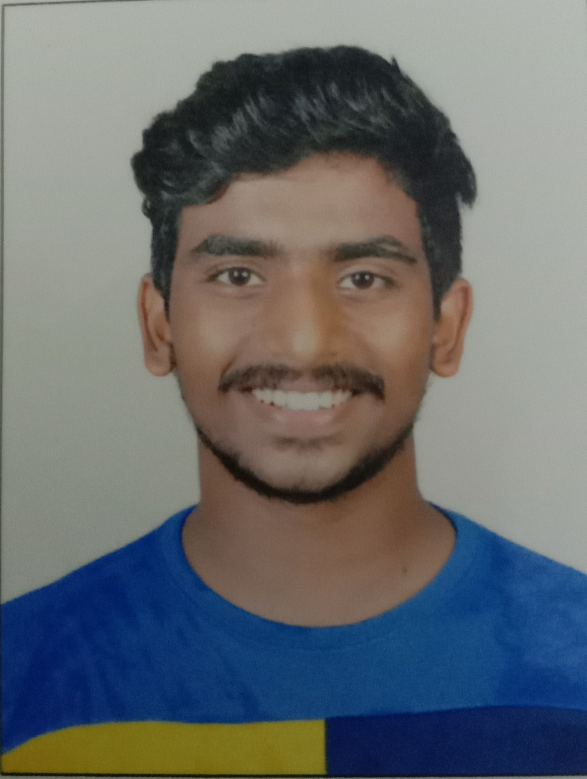
#> input picture sujan1.jpg, 1760 x 2336 px (shown at 1/3 size)
$ python gradients.py   (older library calls are emulated)
#> lines starting #> are read from the running program, lines starting #| are printed output that depends on the picture; after the words box and inside, x2 and y2 are one past the last pixel; in counts of white or black regions, pixels touching at a corner belong together
import cv2
import numpy as np
img= cv2.imread('sujan1.jpg')
#> img is the input picture: shape (2336, 1760, 3); mean B, G, R 110.6, 108.3, 104.5
re= cv2.resize(img,(500,500),interpolation=cv2.INTER_CUBIC)
cv2.imshow("image1",re)

gray=cv2.cvtColor(re,cv2.COLOR_BGR2GRAY)
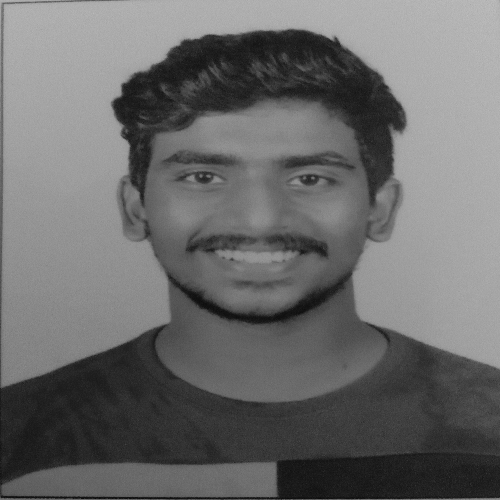
#> gray: shape (500, 500); min 10, max 192, mean 107.4
cv2.imshow("gray",gray)

lap= cv2.Laplacian(gray, cv2.CV_64F )
lap=np.uint8(np.absolute(lap))
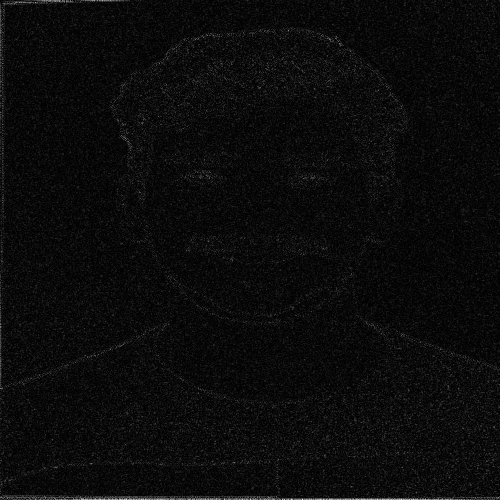
#> lap: shape (500, 500); min 0, max 246, mean 11.3
cv2.imshow('laplacian',lap)

#sobel
sobelx=cv2.Sobel(gray,cv2.CV_64F,1,0)
sobely=cv2.Sobel(gray,cv2.CV_64F,0,1)
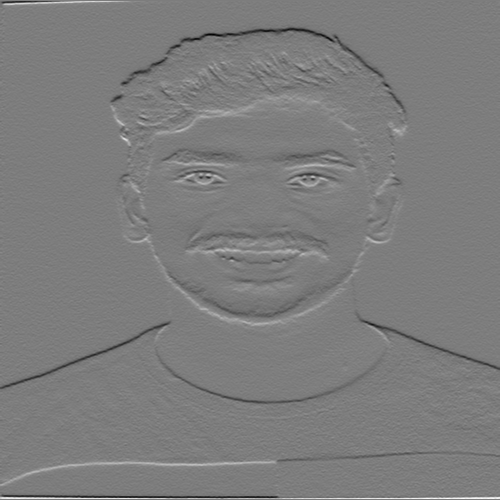
#> sobely: shape (500, 500) float64; min -425, max 438, mean -1.5; drawn with min black and max white
combined=cv2.bitwise_or(sobelx,sobely)
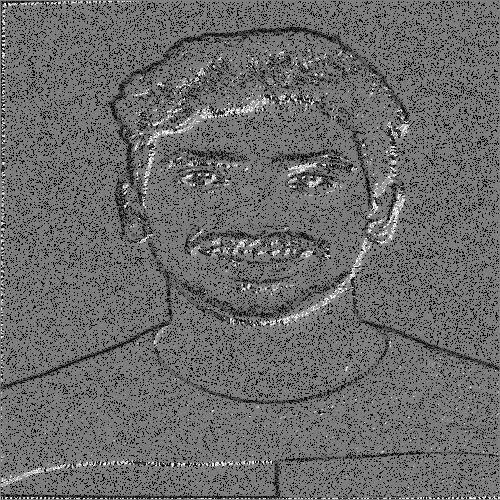
#> combined: shape (500, 500) float64; 11.86% of the values are NaN or infinite; the others: min -511, max 511, mean -26.48; drawn with min black, max white, NaN and infinite black
cv2.imshow("sobelx",sobelx)
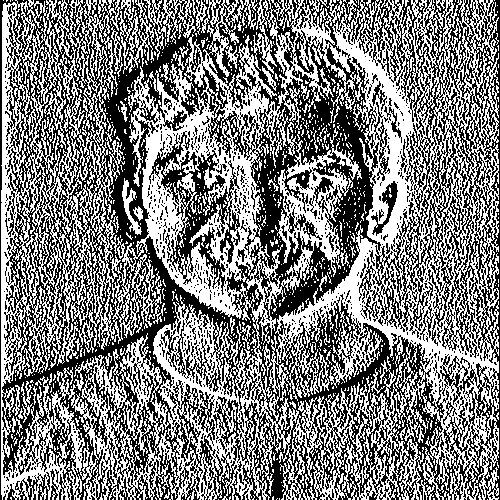
#> window 'sobelx': shape (500, 500); 49.5% white in thin lines or dots
cv2.imshow('sobely',sobely)
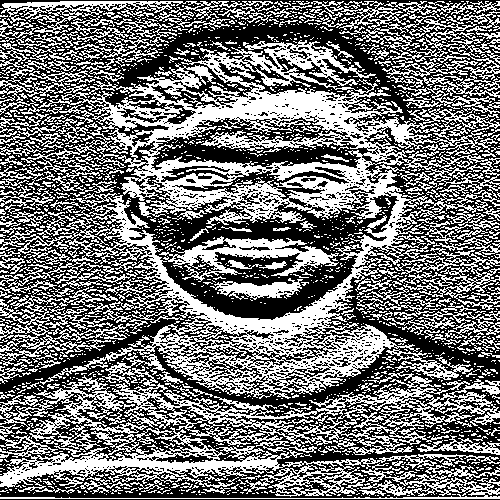
#> window 'sobely': shape (500, 500); 45.7% white in thin lines or dots
cv2.imshow('combined',combined)
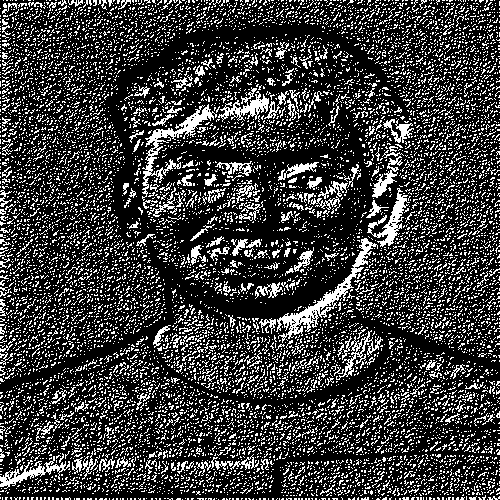
#> window 'combined': shape (500, 500); 23% white in thin lines or dots
cv2.waitKey(0)

$ run again, with pic3.jpg copied over sujan1.jpg
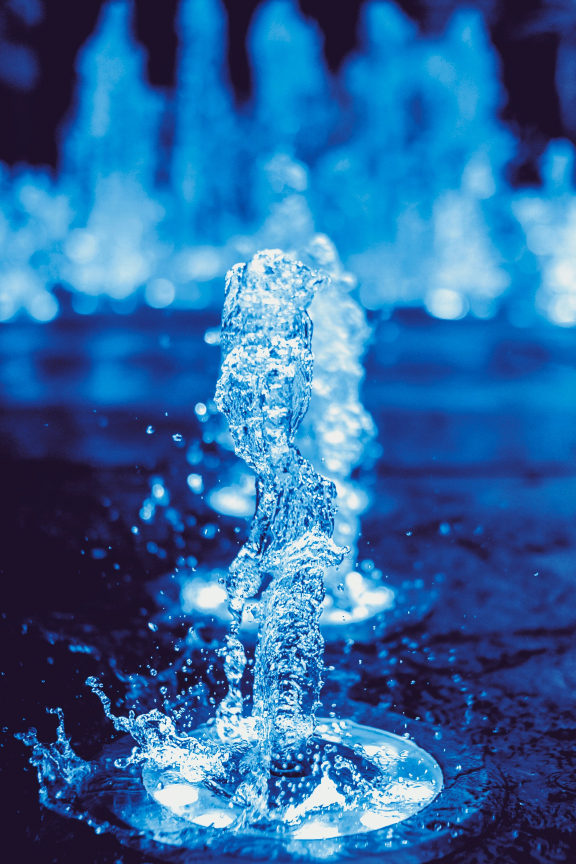
#> input picture pic3.jpg, 1728 x 2592 px (shown at 1/3 size)
#> img is the input picture: shape (2592, 1728, 3); mean B, G, R 159, 103.4, 46.1
#> `cv2.imshow("sobelx",sobelx)`:
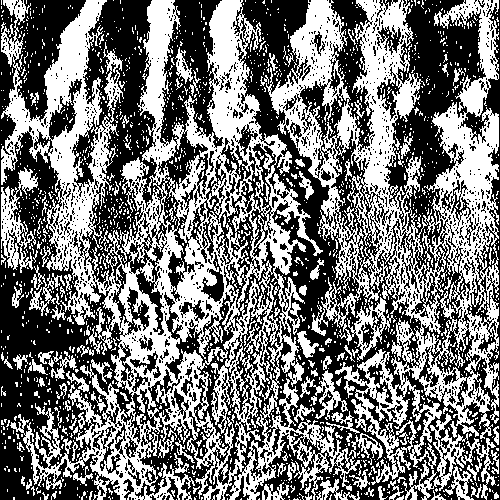
#> window 'sobelx': shape (500, 500); 46.6% white; 1652 white regions (1518 under 20 px), largest, box (x1, y1, x2, y2) and area: (1, 0, 383, 500) 59124, (266, 0, 499, 485) 39628, (402, 413, 496, 500) 1781
#> `cv2.imshow('combined',combined)`:
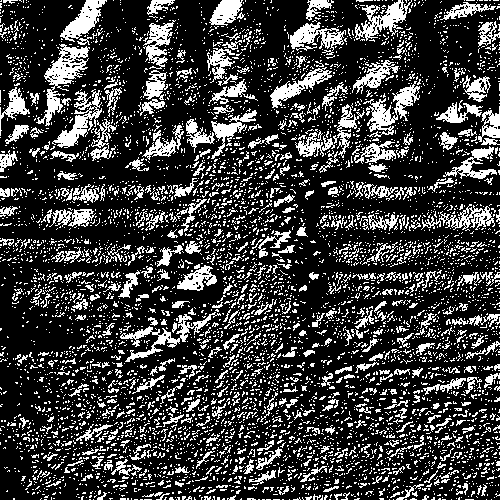
#> window 'combined': shape (500, 500); 24% white in thin lines or dots
